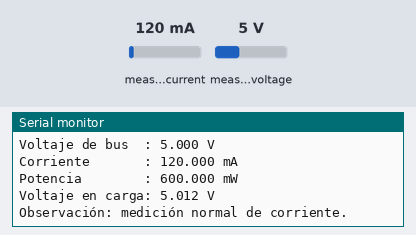
The program below on a simulated ESP32. On the bench: the last lines printed to the serial monitor. Inputs (shaded band) come from the test bench; at power-on: measured current 120 mA, measured voltage 5 V.

Above: at 2.2 s.
2.3 s: measured current set to 40 mA
At 3.6 s:
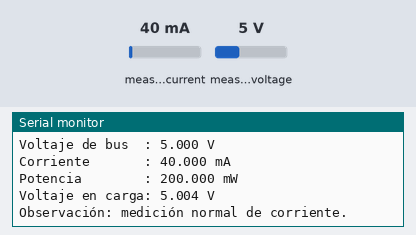
3.8 s: measured voltage set to 0.3 V
At 4.7 s:
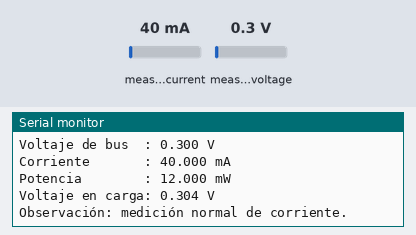
5.3 s: measured current set to 500 mA
At 7.0 s:
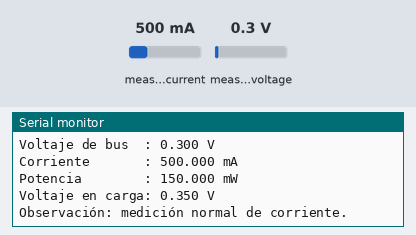
Timing chart, 0 to 8.5 s (numbered marks = the images above; inputs shaded):
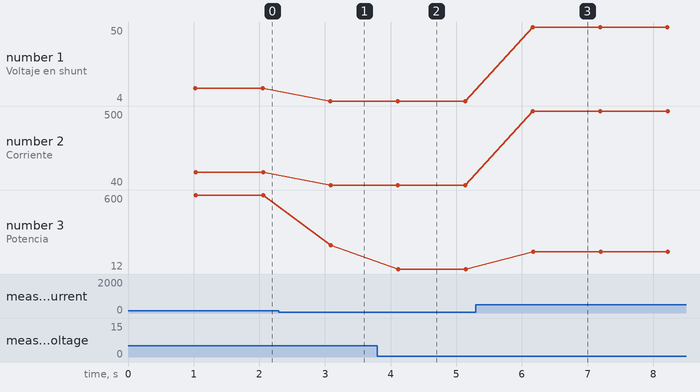

The program:

main.cpp
```cpp
#include <Arduino.h>          // Librería base de Arduino: setup(), loop(), Serial, etc.
#include <Wire.h>             // Librería para comunicación I2C
#include <Adafruit_INA219.h>  // Librería del sensor INA219 de Adafruit

/* =========================================================
   1. CREACIÓN DEL OBJETO DEL SENSOR
   =========================================================
   Aquí creamos una instancia del sensor INA219.

   La librería Adafruit permite crear el objeto con la dirección
   I2C por defecto (0x40), que es la más común en este módulo.

   Si tu INA219 tuviera otra dirección, podría declararse como:
   Adafruit_INA219 ina219(0x41);
   pero normalmente 0x40 está bien.
   ========================================================= */
Adafruit_INA219 ina219;

/* =========================================================
   2. FUNCIÓN setup()
   =========================================================
   setup() se ejecuta una sola vez al iniciar el ESP32.

   Aquí normalmente:
   - iniciamos el puerto serial
   - iniciamos I2C
   - inicializamos el sensor
   - verificamos que el sensor responda correctamente
   ========================================================= */
void setup() {
    /* -----------------------------------------------------
       Iniciar comunicación serial
       -----------------------------------------------------
       Esto permite ver mensajes en el monitor serial de
       PlatformIO o del entorno Arduino.
       115200 es una velocidad muy común y estable.
       ----------------------------------------------------- */
    Serial.begin(115200);

    /* -----------------------------------------------------
       Pequeña pausa inicial
       -----------------------------------------------------
       A veces conviene esperar un poco para que el monitor
       serial alcance a conectarse y no perder los primeros
       mensajes.
       ----------------------------------------------------- */
    delay(1000);

    Serial.println("========================================");
    Serial.println("Inicializando ESP32 + INA219...");
    Serial.println("========================================");

    /* -----------------------------------------------------
       Iniciar el bus I2C
       -----------------------------------------------------
       En ESP32 no siempre se usan automáticamente los pines
       por defecto, así que los indicamos manualmente:

       SDA = GPIO 21
       SCL = GPIO 22

       Esta es la configuración más común en ESP32-WROOM-32.
       ----------------------------------------------------- */
    Wire.begin(21, 22);

    /* -----------------------------------------------------
       Inicializar el sensor INA219
       -----------------------------------------------------
       ina219.begin() intenta comunicarse con el dispositivo
       por I2C usando la dirección configurada.

       Si devuelve false, significa que:
       - no encontró el sensor
       - la dirección I2C puede ser incorrecta
       - hay problema de cableado
       - falta alimentación
       ----------------------------------------------------- */
    if (!ina219.begin()) {
        Serial.println("ERROR: no se encontró el sensor INA219.");
        Serial.println("Revisa:");
        Serial.println("- Alimentación del modulo");
        Serial.println("- Conexiones SDA y SCL");
        Serial.println("- GND común");
        Serial.println("- Dirección I2C del sensor");

        /* -------------------------------------------------
           Bucle infinito de error
           -------------------------------------------------
           Si el sensor no fue detectado, detenemos la
           ejecución normal y dejamos el equipo aquí.
           ------------------------------------------------- */
        while (1) {
            delay(10);
        }
    }

    Serial.println("Sensor INA219 detectado correctamente.");

    /* -----------------------------------------------------
       Configuración de calibración
       -----------------------------------------------------
       La librería Adafruit ofrece varios modos de calibración
       ya preparados.

       setCalibration_32V_2A():
       - rango de voltaje de bus hasta 32 V
       - corriente típica hasta 2 A
       - útil para muchos módulos comerciales INA219

       Esta suele ser una buena configuración general.

       Otras opciones comunes en algunas versiones de la
       librería incluyen:
       - setCalibration_32V_1A()
       - setCalibration_16V_400mA()

       Si tu carga consume poco, una calibración más ajustada
       puede dar mejor resolución.
       ----------------------------------------------------- */
    ina219.setCalibration_32V_2A();

    Serial.println("Calibración configurada: 32V / 2A");
    Serial.println("Sistema listo para medir.");
    Serial.println();
}

/* =========================================================
   3. FUNCIÓN loop()
   =========================================================
   loop() se ejecuta de forma repetitiva e indefinida mientras
   el ESP32 esté encendido.

   Aquí leeremos:
   - voltaje del shunt
   - voltaje del bus
   - corriente
   - potencia
   - voltaje estimado en la carga
   ========================================================= */
void loop() {
    /* -----------------------------------------------------
       Variables para almacenar las mediciones
       -----------------------------------------------------
       Cada función de la librería devuelve directamente el
       valor ya convertido a unidades físicas.
       ----------------------------------------------------- */
    float shuntVoltage_mV = 0.0;  // Voltaje en el shunt, en milivoltios
    float busVoltage_V    = 0.0;  // Voltaje del bus, en voltios
    float current_mA      = 0.0;  // Corriente, en miliamperios
    float power_mW        = 0.0;  // Potencia, en miliwatts
    float loadVoltage_V   = 0.0;  // Voltaje estimado en la carga, en voltios

    /* -----------------------------------------------------
       Lectura del voltaje en el shunt
       -----------------------------------------------------
       El INA219 mide la caída de tensión sobre su resistencia
       shunt interna/externa del módulo.

       Esta caída suele ser pequeña y se expresa en mV.

       Este valor es clave porque a partir de él el sensor
       calcula la corriente.
       ----------------------------------------------------- */
    shuntVoltage_mV = ina219.getShuntVoltage_mV();

    /* -----------------------------------------------------
       Lectura del voltaje del bus
       -----------------------------------------------------
       Este es el voltaje principal del lado medido.
       Por ejemplo, si mides una batería o una fuente,
       aquí obtendrás ese valor aproximado.
       ----------------------------------------------------- */
    busVoltage_V = ina219.getBusVoltage_V();

    /* -----------------------------------------------------
       Lectura de la corriente
       -----------------------------------------------------
       Esta función devuelve directamente la corriente en mA,
       usando la calibración configurada previamente.
       ----------------------------------------------------- */
    current_mA = ina219.getCurrent_mA();

    /* -----------------------------------------------------
       Lectura de la potencia
       -----------------------------------------------------
       Devuelve la potencia en mW calculada por el INA219.
       ----------------------------------------------------- */
    power_mW = ina219.getPower_mW();

    /* -----------------------------------------------------
       Cálculo del voltaje en la carga
       -----------------------------------------------------
       En muchos ejemplos de Adafruit se estima el voltaje real
       sobre la carga sumando:

       loadVoltage = busVoltage + shuntVoltage

       Pero ojo:
       - busVoltage está en voltios
       - shuntVoltage está en milivoltios

       Entonces primero convertimos mV a V dividiendo entre 1000.
       ----------------------------------------------------- */
    loadVoltage_V = busVoltage_V + (shuntVoltage_mV / 1000.0);

    /* -----------------------------------------------------
       Impresión de resultados en monitor serial
       -----------------------------------------------------
       Aquí mostramos todas las magnitudes de manera ordenada.
       ----------------------------------------------------- */
    Serial.println("========================================");
    Serial.println("Lecturas del INA219");
    Serial.println("========================================");

    Serial.print("Voltaje en shunt: ");
    Serial.print(shuntVoltage_mV, 3);  // 3 decimales
    Serial.println(" mV");

    Serial.print("Voltaje de bus  : ");
    Serial.print(busVoltage_V, 3);
    Serial.println(" V");

    Serial.print("Corriente       : ");
    Serial.print(current_mA, 3);
    Serial.println(" mA");

    Serial.print("Potencia        : ");
    Serial.print(power_mW, 3);
    Serial.println(" mW");

    Serial.print("Voltaje en carga: ");
    Serial.print(loadVoltage_V, 3);
    Serial.println(" V");

    /* -----------------------------------------------------
       Interpretación rápida opcional
       -----------------------------------------------------
       Este bloque ayuda a entender el estado general.
       No es obligatorio, pero es útil para depurar.
       ----------------------------------------------------- */
    if (current_mA < 1.0) {
        Serial.println("Observación: corriente muy baja o carga casi desconectada.");
    } else {
        Serial.println("Observación: medición normal de corriente.");
    }

    Serial.println();

    /* -----------------------------------------------------
       Espera antes de la siguiente medición
       -----------------------------------------------------
       delay(1000) = 1000 ms = 1 segundo
       Así evitamos saturar el monitor serial y obtenemos
       lecturas periódicas fáciles de leer.
       ----------------------------------------------------- */
    delay(1000);
}
```

Measured:
- after the input at 2.3 s, the serial monitor: prints a new line after 0.78 s (image 1)
- after the input at 3.8 s, the serial monitor: prints a new line after 0.31 s (image 2)
- after the input at 5.3 s, the serial monitor: prints a new line after 0.86 s (image 3)
- plotted number 1: 12 → 4 after the input at 2.3 s, 4 → 50 after the input at 5.3 s
- plotted number 2: 120 → 40 after the input at 2.3 s, 40 → 500 after the input at 5.3 s
- plotted number 3: 600 → 200 after the input at 2.3 s, 12 → 150 after the input at 5.3 s
